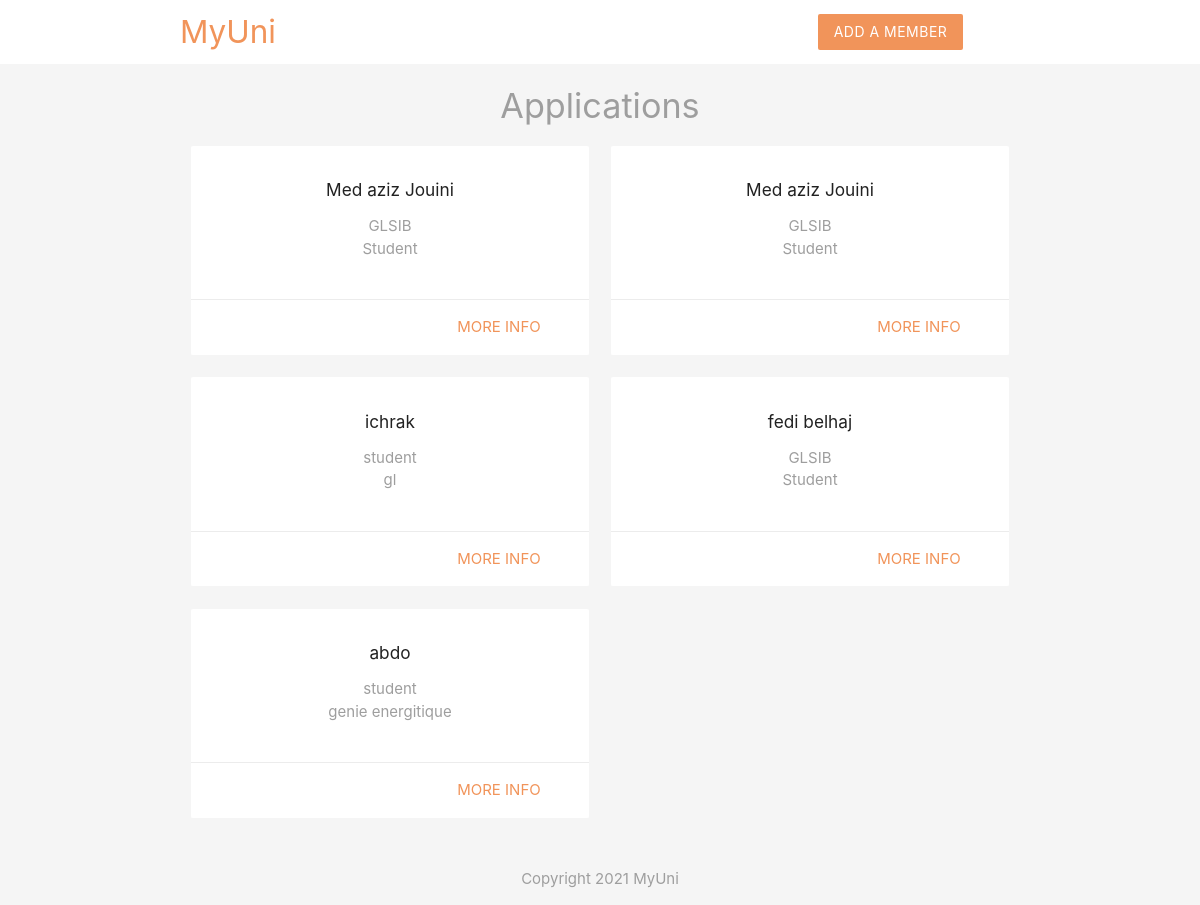
The page / on the database its author committed.
### tables this page shows
CREATE TABLE `club_members` (
  `id` int(11) NOT NULL,
  `name` varchar(255) NOT NULL,
  `email` varchar(255) NOT NULL,
  `ingredients` varchar(255) NOT NULL,
  `created_at` timestamp NOT NULL DEFAULT current_timestamp()
);

### index.php (the view, shortened to what this page needs)
<?php
  include('config/db_connect.php');
    $sql = 'SELECT name, ingredients, id FROM club_members ORDER BY created_at';
    $result = mysqli_query($conn, $sql);
    $members = mysqli_fetch_all($result, MYSQLI_ASSOC);
?>
<!DOCTYPE html>
<html>
    <?php include('templates/header.php'); ?>
    <h4 class="center grey-text">Applications</h4>
    <div class="container">
        <div class="row">
            <?php foreach($members as $member): ?>
                <div class="col s6 md3">
                    <div class="card z-depth-0">
                        <div class="card-content center">
                            <h6><?php echo htmlspecialchars($member['name']); ?></h6>
                            <ul class="grey-text">
                                <?php foreach(explode(',', $member['ingredients']) as $ing): ?>
                                    <li><?php echo htmlspecialchars($ing); ?></li>
                                <?php endforeach; ?>
                            </ul>
                        </div>
                        <div class="card-action right-align">
                            <a class="brand-text" href="details.php?id=<?php echo $member['id'] ?>">more info</a>
                        </div>
                    </div>
                </div>
            <?php endforeach; ?>
        </div>
    </div>
    <?php include('templates/footer.php'); ?>
</html>

### templates/header.php (shortened to what this page needs)
<?php
$namee = $_SESSION['name'] ?? "Guest";
?>
  <head>
    <link rel="stylesheet" href="https://cdnjs.cloudflare.com/ajax/libs/materialize/1.0.0/css/materialize.min.css">
  </head>
  <body class="grey lighten-4">
    <nav class="white z-depth-0">
      <div class="container">
          <a href="index.php" class="brand-logo brand-text">MyUni</a>
          <ul id="nav-mobile" class="right hide-on-small-and-down">
            <li> <a href="add.php" class="btn brand z-depth-0">Add a Member</a> </li>
            <li><?php echo htmlspecialchars($namee)?></li>
          </ul>
      </div>
    </nav>

### templates/footer.php
<footer class="section">
  <div class="center grey-text">
    Copyright <script>document.write(new Date().getFullYear())</script> MyUni
  </div>
</footer>
</body>

### templates/header.php (style rules this page uses)
.brand { background: #F1945A !important; }
.brand-text { color: #F1945A !important; }

### rows shown on the page
club_members: name "Med aziz Jouini", ingredients "GLSIB", ingredients "Student"
club_members: name "Med aziz Jouini", ingredients "GLSIB", ingredients "Student"
club_members: name "ichrak", ingredients "student", ingredients "gl"
club_members: name "fedi belhaj", ingredients "GLSIB", ingredients "Student"
club_members: name "abdo", ingredients "student", ingredients "genie energitique"
